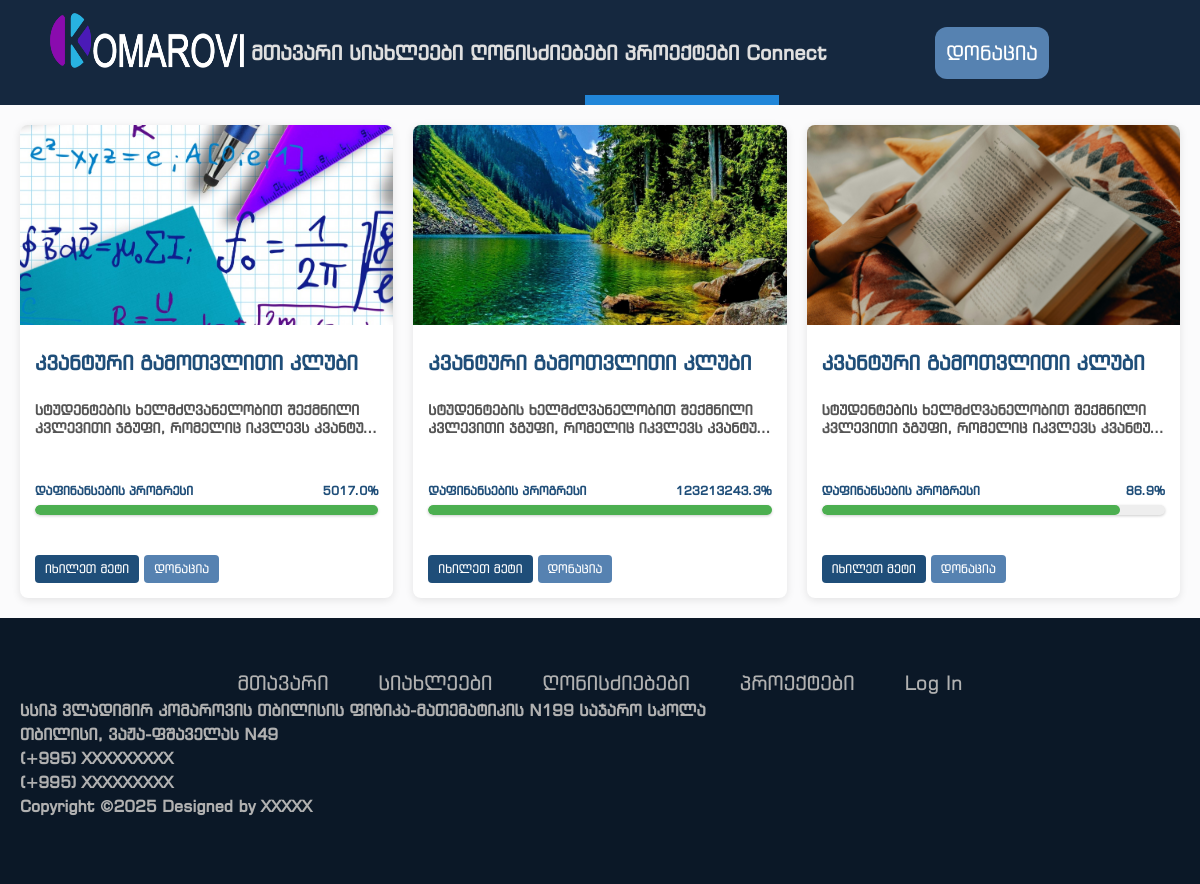
The app's page /projects with its own data.
### models.py (models this page shows, shortened)
class Projects(db.Model):
    id = db.Column(db.Integer, primary_key=True)
    title = db.Column(db.String(500), nullable=False)
    description = db.Column(db.Text)
    funding_goal = db.Column(db.Integer, nullable=False, default=0)
    current_amount = db.Column(db.Integer, nullable=False, default=0)
    image = db.Column(db.String(200))
    date_added = db.Column(db.DateTime, default=datetime.utcnow)

### routes.py (the view)
@app.route("/projects")
def projects():
    allProjects = Projects.query.order_by(Projects.date_added)
    return render_template('projects.html', current_page='projects', projects=allProjects,)

### templates/projects.html
{% extends "base.html" %} {% block head %}
<link
  rel="stylesheet"
  href="{{ url_for('static', filename='css/projects.css') }}"
/>
{% endblock %} {% block content %}
<div class="projects-container">
  {% for project in projects %}
  <div class="project-card">
    <img
      src="{{ url_for('static', filename='uploads/' + project.image) if project.image else url_for('static', filename='default-project.jpg') }}"
      alt="project image"
      class="project-img"
    />
    <div class="project-content">
      <h5 class="project-title limit-lines">{{ project.title }}</h5>
      <p class="project-description limit-lines">{{ project.description }}</p>
      <div class="progress-section">
        <div class="progress-labels">
          <span class="progress-label-left">დაფინანსების პროგრესი</span>
          <span class="progress-label-right">
            {% set progress_percent = (project.current_amount /
            project.funding_goal * 100)|round(1) if project.funding_goal > 0
            else 0 %} {{ progress_percent }}%
          </span>
        </div>
        <div class="progress-container">
          <div
            class="progress-bar"
            style="--progress: {{ progress_percent }}"
          ></div>
        </div>
      </div>
      <div class="project-buttons">
        <a
          href="{{ url_for('project', id=project.id) }}"
          class="project-btn project-btn-open"
          >იხილეთ მეტი</a
        >
        <a
          href="{{ url_for('donate', id=project.id) }}"
          class="project-btn project-btn-donate"
          >დონაცია</a
        >
      </div>
    </div>
  </div>
  {% endfor %}
</div>
{% endblock %}

### static/css/main.css (style rules this page uses)
html, body { margin: 0; height: 100%; padding: 0; display: flex; flex-direction: column; overflow-x: hidden; background-color: rgb(251, 251, 252); font-family: "AlkSanet", "BpgExsqMtavruli", "BpgIngiriArial", Arial, Helvetica, sans-serif; }

### static/css/footer.css (style rules this page uses)
span, p { color: rgb(177, 177, 177); font-weight: bold; }
a { text-decoration: none; }

### static/css/projects.css (style rules this page uses)
.limit-lines { display: -webkit-box; -webkit-line-clamp: 2; line-clamp: 2; -webkit-box-orient: vertical; overflow: hidden; max-height: 2.6em; line-height: 1.3em; }
.projects-container { display: grid; grid-template-columns: repeat(3, 1fr); gap: 20px; justify-content: center; padding: 20px; }
.project-card { background-color: #ffffff; border-radius: 8px; overflow: hidden; width: 100%; box-shadow: 0 2px 8px rgba(0, 0, 0, 0.1); display: flex; flex-direction: column; }
.project-img { width: 100%; height: 200px; object-fit: cover; }
.project-content { padding: 15px; display: flex; flex-direction: column; }
.project-title { font-size: 20px; font-weight: bold; margin: 10px 0 5px; color: #1f4e79; }
.project-description { font-size: 14px; color: #555555; margin-bottom: 15px; }
.progress-section { margin: 10px 0; }
.progress-labels { display: flex; justify-content: space-between; align-items: center; margin-bottom: 5px; font-size: 12px; font-weight: bold; }
.progress-label-left { color: #1f4e79; }
.progress-label-right { color: #1f4e79; }
.progress-container { width: 100%; height: 16px; background-color: #e8e7e7; border-radius: 8px; overflow: hidden; box-shadow: 0 1px 3px rgba(0, 0, 0, 0.2); }
.progress-bar { height: 100%; background-color: #1f4e79; border-radius: 8px; width: 0%; }
.project-buttons { display: flex; gap: 5px; flex-wrap: wrap; margin-top: 10px; }
.project-btn { text-decoration: none; padding: 5px 10px; border-radius: 4px; font-size: 12px; color: white; }
.project-btn-open { background-color: #1f4e79; }
.project-btn-donate { background-color: #5682b1; }
.project-content { gap: 20px; flex: 1; }
.progress-container { width: 100%; height: 10px; background-color: #eee; border-radius: 5px; overflow: hidden; }
.progress-bar { height: 100%; background-color: #4caf50; width: calc(var(--progress) * 1%); transition: width 0.3s ease; }

### records on screen
Projects: image (picture), title "კვანტური გამოთვლითი კლუბი", description "სტუდენტების ხელმძღვანელობით შექმნილი კვლევითი ჯგუფი, რომელიც იკვლევს…", progress_percent "5017.0"
Projects: image (picture), title "კვანტური გამოთვლითი კლუბი", description "სტუდენტების ხელმძღვანელობით შექმნილი კვლევითი ჯგუფი, რომელიც იკვლევს…", progress_percent "123213243.3"
Projects: image (picture), title "კვანტური გამოთვლითი კლუბი", description "სტუდენტების ხელმძღვანელობით შექმნილი კვლევითი ჯგუფი, რომელიც იკვლევს…", progress_percent "86.9"
